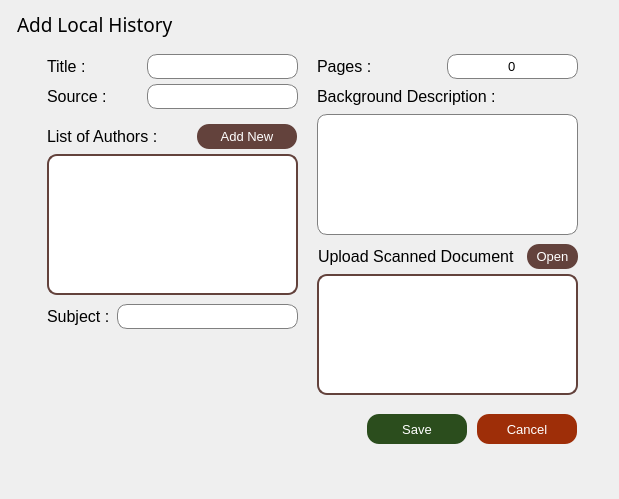
             <widget class="QWidget" name="tab_6">
              <attribute name="title">
               <string>Local History</string>
              </attribute>
              <layout class="QGridLayout" name="gridLayout_7">
               <item row="1" column="2">
                <widget class="QWidget" name="widget_34" native="true"/>
               </item>
               <item row="0" column="1">
                <widget class="QLabel" name="label_50">
                 <property name="maximumSize">
                  <size>
                   <width>16777215</width>
                   <height>30</height>
                  </size>
                 </property>
                 <property name="font">
                  <font>
                   <family>Segoe UI Light</family>
                   <pointsize>14</pointsize>
                  </font>
                 </property>
                 <property name="text">
                  <string>Add Local History</string>
                 </property>
                 <property name="alignment">
                  <set>Qt::AlignLeading|Qt::AlignLeft|Qt::AlignVCenter</set>
                 </property>
                </widget>
               </item>
               <item row="1" column="1">
                <widget class="QWidget" name="widget_25" native="true">
                 <property name="minimumSize">
                  <size>
                   <width>585</width>
                   <height>444</height>
                  </size>
                 </property>
                 <property name="maximumSize">
                  <size>
                   <width>585</width>
                   <height>16777215</height>
                  </size>
                 </property>
                 <widget class="QLabel" name="label_31">
                  <property name="geometry">
                   <rect>
                    <x>30</x>
                    <y>10</y>
                    <width>121</width>
                    <height>25</height>
                   </rect>
                  </property>
                  <property name="minimumSize">
                   <size>
                    <width>0</width>
                    <height>25</height>
                   </size>
                  </property>
                  <property name="maximumSize">
                   <size>
                    <width>16777215</width>
                    <height>25</height>
                   </size>
                  </property>
                  <property name="font">
                   <font>
                    <family>Segoe UI</family>
                    <pointsize>12</pointsize>
                   </font>
                  </property>
                  <property name="styleSheet">
                   <string notr="true"/>
                  </property>
                  <property name="text">
                   <string>Title : </string>
                  </property>
                  <property name="alignment">
                   <set>Qt::AlignLeading|Qt::AlignLeft|Qt::AlignVCenter</set>
                  </property>
                 </widget>
                 <widget class="QLineEdit" name="lochis_title">
                  <property name="geometry">
                   <rect>
                    <x>130</x>
                    <y>10</y>
                    <width>151</width>
                    <height>25</height>
                   </rect>
                  </property>
                  <property name="minimumSize">
                   <size>
                    <width>0</width>
                    <height>25</height>
                   </size>
                  </property>
                  <property name="maximumSize">
                   <size>
                    <width>16777215</width>
                    <height>25</height>
                   </size>
                  </property>
                  <property name="font">
                   <font>
                    <family>Segoe UI</family>
                    <pointsize>10</pointsize>
                    <weight>50</weight>
                    <bold>false</bold>
                   </font>
                  </property>
                  <property name="styleSheet">
                   <string notr="true">background-color: rgb(255, 255, 255);
border : 1 solid gray;
border-radius : 10;</string>
                  </property>
                  <property name="echoMode">
                   <enum>QLineEdit::Normal</enum>
                  </property>
                  <property name="alignment">
                   <set>Qt::AlignCenter</set>
                  </property>
                  <property name="placeholderText">
                   <string/>
                  </property>
                 </widget>
                 <widget class="QLabel" name="label_32">
                  <property name="geometry">
                   <rect>
                    <x>30</x>
                    <y>40</y>
                    <width>101</width>
                    <height>25</height>
                   </rect>
                  </property>
                  <property name="minimumSize">
                   <size>
                    <width>0</width>
                    <height>25</height>
                   </size>
                  </property>
                  <property name="maximumSize">
                   <size>
                    <width>16777215</width>
                    <height>25</height>
                   </size>
                  </property>
                  <property name="font">
                   <font>
                    <family>Segoe UI</family>
                    <pointsize>12</pointsize>
                   </font>
                  </property>
                  <property name="styleSheet">
                   <string notr="true"/>
                  </property>
                  <property name="text">
                   <string>Source : </string>
                  </property>
                  <property name="alignment">
                   <set>Qt::AlignLeading|Qt::AlignLeft|Qt::AlignVCenter</set>
                  </property>
                 </widget>
                 <widget class="QLineEdit" name="lochis_source">
                  <property name="geometry">
                   <rect>
                    <x>130</x>
                    <y>40</y>
                    <width>151</width>
                    <height>25</height>
                   </rect>
                  </property>
                  <property name="minimumSize">
                   <size>
                    <width>0</width>
                    <height>25</height>
                   </size>
                  </property>
                  <property name="maximumSize">
                   <size>
                    <width>16777215</width>
                    <height>25</height>
                   </size>
                  </property>
                  <property name="font">
                   <font>
                    <family>Segoe UI</family>
                    <pointsize>10</pointsize>
                    <weight>50</weight>
                    <bold>false</bold>
                   </font>
                  </property>
                  <property name="styleSheet">
                   <string notr="true">background-color: rgb(255, 255, 255);
border : 1 solid gray;
border-radius : 10;</string>
                  </property>
                  <property name="echoMode">
                   <enum>QLineEdit::Normal</enum>
                  </property>
                  <property name="alignment">
                   <set>Qt::AlignCenter</set>
                  </property>
                  <property name="placeholderText">
                   <string/>
                  </property>
                 </widget>
                 <widget class="QLabel" name="label_33">
                  <property name="geometry">
                   <rect>
                    <x>30</x>
                    <y>80</y>
                    <width>121</width>
                    <height>25</height>
                   </rect>
                  </property>
                  <property name="minimumSize">
                   <size>
                    <width>0</width>
                    <height>25</height>
                   </size>
                  </property>
                  <property name="maximumSize">
                   <size>
                    <width>16777215</width>
                    <height>25</height>
                   </size>
                  </property>
                  <property name="font">
                   <font>
                    <family>Segoe UI</family>
                    <pointsize>12</pointsize>
                   </font>
                  </property>
                  <property name="styleSheet">
                   <string notr="true"/>
                  </property>
                  <property name="text">
                   <string>List of Authors : </string>
                  </property>
                  <property name="alignment">
                   <set>Qt::AlignLeading|Qt::AlignLeft|Qt::AlignVCenter</set>
                  </property>
                 </widget>
                 <widget class="QPushButton" name="lochis_add_author">
                  <property name="geometry">
                   <rect>
                    <x>180</x>
                    <y>80</y>
                    <width>100</width>
                    <height>25</height>
                   </rect>
                  </property>
                  <property name="minimumSize">
                   <size>
                    <width>100</width>
                    <height>25</height>
                   </size>
                  </property>
                  <property name="maximumSize">
                   <size>
                    <width>100</width>
                    <height>25</height>
                   </size>
                  </property>
                  <property name="font">
                   <font>
                    <family>Segoe UI</family>
                    <pointsize>10</pointsize>
                    <weight>50</weight>
                    <bold>false</bold>
                   </font>
                  </property>
                  <property name="styleSheet">
                   <string notr="true">background-color: rgb(99, 66, 60);
border-radius : 12 ;
alternate-background-color: rgb(107, 107, 107);
color: rgb(255, 255, 255);</string>
                  </property>
                  <property name="text">
                   <string>Add New</string>
                  </property>
                 </widget>
                 <widget class="QListWidget" name="lochis_author_list">
                  <property name="geometry">
                   <rect>
                    <x>30</x>
                    <y>110</y>
                    <width>251</width>
                    <height>141</height>
                   </rect>
                  </property>
                  <property name="font">
                   <font>
                    <family>Segoe UI Light</family>
                    <pointsize>10</pointsize>
                    <weight>3</weight>
                    <italic>false</italic>
                    <bold>false</bold>
                   </font>
                  </property>
                  <property name="styleSheet">
                   <string notr="true">background-color: rgb(255, 255, 255);
border : 2 solid rgb(99, 66, 60);
border-radius : 10;
font: 25 10pt &quot;Segoe UI Light&quot;;</string>
                  </property>
                 </widget>
                 <widget class="QLabel" name="label_34">
                  <property name="geometry">
                   <rect>
                    <x>30</x>
                    <y>260</y>
                    <width>121</width>
                    <height>25</height>
                   </rect>
                  </property>
                  <property name="minimumSize">
                   <size>
                    <width>0</width>
                    <height>25</height>
                   </size>
                  </property>
                  <property name="maximumSize">
                   <size>
                    <width>16777215</width>
                    <height>25</height>
                   </size>
                  </property>
                  <property name="font">
                   <font>
                    <family>Segoe UI</family>
                    <pointsize>12</pointsize>
                   </font>
                  </property>
                  <property name="styleSheet">
                   <string notr="true"/>
                  </property>
                  <property name="text">
                   <string>Subject : </string>
                  </property>
                  <property name="alignment">
                   <set>Qt::AlignLeading|Qt::AlignLeft|Qt::AlignVCenter</set>
                  </property>
                 </widget>
                 <widget class="QLineEdit" name="lochis_subject">
                  <property name="geometry">
                   <rect>
                    <x>100</x>
                    <y>260</y>
                    <width>181</width>
                    <height>25</height>
                   </rect>
                  </property>
                  <property name="minimumSize">
                   <size>
                    <width>0</width>
                    <height>25</height>
                   </size>
                  </property>
                  <property name="maximumSize">
                   <size>
                    <width>16777215</width>
                    <height>25</height>
                   </size>
                  </property>
                  <property name="font">
                   <font>
                    <family>Segoe UI</family>
                    <pointsize>10</pointsize>
                    <weight>50</weight>
                    <bold>false</bold>
                   </font>
                  </property>
                  <property name="styleSheet">
                   <string notr="true">background-color: rgb(255, 255, 255);
border : 1 solid gray;
border-radius : 10;</string>
                  </property>
                  <property name="echoMode">
                   <enum>QLineEdit::Normal</enum>
                  </property>
                  <property name="alignment">
                   <set>Qt::AlignCenter</set>
                  </property>
                  <property name="placeholderText">
                   <string/>
                  </property>
                 </widget>
                 <widget class="QLabel" name="label_36">
                  <property name="geometry">
                   <rect>
                    <x>300</x>
                    <y>10</y>
                    <width>111</width>
                    <height>25</height>
                   </rect>
                  </property>
                  <property name="minimumSize">
                   <size>
                    <width>0</width>
                    <height>25</height>
                   </size>
                  </property>
                  <property name="maximumSize">
                   <size>
                    <width>16777215</width>
                    <height>25</height>
                   </size>
                  </property>
                  <property name="font">
                   <font>
                    <family>Segoe UI</family>
                    <pointsize>12</pointsize>
                   </font>
                  </property>
                  <property name="styleSheet">
                   <string notr="true"/>
                  </property>
                  <property name="text">
                   <string>Pages : </string>
                  </property>
                  <property name="alignment">
                   <set>Qt::AlignLeading|Qt::AlignLeft|Qt::AlignVCenter</set>
                  </property>
                 </widget>
                 <widget class="QLineEdit" name="lochis_pages">
                  <property name="geometry">
                   <rect>
                    <x>430</x>
                    <y>10</y>
                    <width>131</width>
                    <height>25</height>
                   </rect>
                  </property>
                  <property name="minimumSize">
                   <size>
                    <width>0</width>
                    <height>25</height>
                   </size>
                  </property>
                  <property name="maximumSize">
                   <size>
                    <width>16777215</width>
                    <height>25</height>
                   </size>
                  </property>
                  <property name="font">
                   <font>
                    <family>Segoe UI</family>
                    <pointsize>10</pointsize>
                    <weight>50</weight>
                    <bold>false</bold>
                   </font>
                  </property>
                  <property name="styleSheet">
                   <string notr="true">background-color: rgb(255, 255, 255);
border : 1 solid gray;
border-radius : 10;</string>
                  </property>
                  <property name="text">
                   <string>0</string>
                  </property>
                  <property name="echoMode">
                   <enum>QLineEdit::Normal</enum>
                  </property>
                  <property name="alignment">
                   <set>Qt::AlignCenter</set>
                  </property>
                  <property name="placeholderText">
                   <string/>
                  </property>
                 </widget>
                 <widget class="QLabel" name="label_38">
                  <property name="geometry">
                   <rect>
                    <x>300</x>
                    <y>40</y>
                    <width>261</width>
                    <height>25</height>
                   </rect>
                  </property>
                  <property name="minimumSize">
                   <size>
                    <width>0</width>
                    <height>25</height>
                   </size>
                  </property>
                  <property name="maximumSize">
                   <size>
                    <width>16777215</width>
                    <height>25</height>
                   </size>
                  </property>
                  <property name="font">
                   <font>
                    <family>Segoe UI</family>
                    <pointsize>12</pointsize>
                   </font>
                  </property>
                  <property name="styleSheet">
                   <string notr="true"/>
                  </property>
                  <property name="text">
                   <string>Background Description : </string>
                  </property>
                  <property name="alignment">
                   <set>Qt::AlignLeading|Qt::AlignLeft|Qt::AlignVCenter</set>
                  </property>
                 </widget>
                 <widget class="QPlainTextEdit" name="lochis_description">
                  <property name="geometry">
                   <rect>
                    <x>300</x>
                    <y>70</y>
                    <width>261</width>
                    <height>121</height>
                   </rect>
                  </property>
                  <property name="font">
                   <font>
                    <family>Segoe UI</family>
                    <pointsize>10</pointsize>
                   </font>
                  </property>
                  <property name="styleSheet">
                   <string notr="true">background-color: rgb(255, 255, 255);
border : 1 solid gray;
border-radius : 10;</string>
                  </property>
                 </widget>
                 <widget class="QPushButton" name="lochis_upload">
                  <property name="geometry">
                   <rect>
                    <x>510</x>
                    <y>200</y>
                    <width>51</width>
                    <height>25</height>
                   </rect>
                  </property>
                  <property name="minimumSize">
                   <size>
                    <width>10</width>
                    <height>25</height>
                   </size>
                  </property>
                  <property name="maximumSize">
                   <size>
                    <width>1000</width>
                    <height>25</height>
                   </size>
                  </property>
                  <property name="font">
                   <font>
                    <family>Segoe UI</family>
                    <pointsize>10</pointsize>
                    <weight>50</weight>
                    <bold>false</bold>
                   </font>
                  </property>
                  <property name="styleSheet">
                   <string notr="true">background-color: rgb(99, 66, 60);
border-radius : 12 ;
alternate-background-color: rgb(107, 107, 107);
color: rgb(255, 255, 255);</string>
                  </property>
                  <property name="text">
                   <string>Open</string>
                  </property>
                 </widget>
                 <widget class="QListWidget" name="lochis_upload_list">
                  <property name="geometry">
                   <rect>
                    <x>300</x>
                    <y>230</y>
                    <width>261</width>
                    <height>121</height>
                   </rect>
                  </property>
                  <property name="font">
                   <font>
                    <family>Segoe UI Light</family>
                    <pointsize>10</pointsize>
                    <weight>3</weight>
                    <italic>false</italic>
                    <bold>false</bold>
                   </font>
                  </property>
                  <property name="styleSheet">
                   <string notr="true">background-color: rgb(255, 255, 255);
border : 2 solid rgb(99, 66, 60);
border-radius : 10;
font: 25 10pt &quot;Segoe UI Light&quot;;</string>
                  </property>
                 </widget>
                 <widget class="QPushButton" name="lochis_save_button">
                  <property name="geometry">
                   <rect>
                    <x>350</x>
                    <y>370</y>
                    <width>100</width>
                    <height>30</height>
                   </rect>
                  </property>
                  <property name="minimumSize">
                   <size>
                    <width>100</width>
                    <height>30</height>
                   </size>
                  </property>
                  <property name="maximumSize">
                   <size>
                    <width>100</width>
                    <height>25</height>
                   </size>
                  </property>
                  <property name="font">
                   <font>
                    <family>Segoe UI</family>
                    <pointsize>10</pointsize>
                    <weight>50</weight>
                    <bold>false</bold>
                   </font>
                  </property>
                  <property name="styleSheet">
                   <string notr="true">background-color: rgb(43, 77, 29);
border-radius : 12 ;
alternate-background-color: rgb(107, 107, 107);
color: rgb(255, 255, 255);</string>
                  </property>
                  <property name="text">
                   <string>Save</string>
                  </property>
                 </widget>
                 <widget class="QPushButton" name="lochis_cancel">
                  <property name="geometry">
                   <rect>
                    <x>460</x>
                    <y>370</y>
                    <width>100</width>
                    <height>30</height>
                   </rect>
                  </property>
                  <property name="minimumSize">
                   <size>
                    <width>100</width>
                    <height>30</height>
                   </size>
                  </property>
                  <property name="maximumSize">
                   <size>
                    <width>100</width>
                    <height>25</height>
                   </size>
                  </property>
                  <property name="font">
                   <font>
                    <family>Segoe UI</family>
                    <pointsize>10</pointsize>
                    <weight>50</weight>
                    <bold>false</bold>
                   </font>
                  </property>
                  <property name="styleSheet">
                   <string notr="true">background-color: rgb(158, 46, 8);
border-radius : 12 ;
alternate-background-color: rgb(107, 107, 107);
color: rgb(255, 255, 255);</string>
                  </property>
                  <property name="text">
                   <string>Cancel</string>
                  </property>
                 </widget>
                 <widget class="QLabel" name="label_41">
                  <property name="geometry">
                   <rect>
                    <x>301</x>
                    <y>200</y>
                    <width>201</width>
                    <height>25</height>
                   </rect>
                  </property>
                  <property name="minimumSize">
                   <size>
                    <width>0</width>
                    <height>25</height>
                   </size>
                  </property>
                  <property name="maximumSize">
                   <size>
                    <width>16777215</width>
                    <height>25</height>
                   </size>
                  </property>
                  <property name="font">
                   <font>
                    <family>Segoe UI</family>
                    <pointsize>12</pointsize>
                   </font>
                  </property>
                  <property name="styleSheet">
                   <string notr="true"/>
                  </property>
                  <property name="text">
                   <string>Upload Scanned Document : </string>
                  </property>
                  <property name="alignment">
                   <set>Qt::AlignLeading|Qt::AlignLeft|Qt::AlignVCenter</set>
                  </property>
                 </widget>
                 <widget class="QWidget" name="widget_33" native="true">
                  <property name="geometry">
                   <rect>
                    <x>20</x>
                    <y>80</y>
                    <width>0</width>
                    <height>392</height>
                   </rect>
                  </property>
                  <property name="maximumSize">
                   <size>
                    <width>40</width>
                    <height>16777215</height>
                   </size>
                  </property>
                  <layout class="QVBoxLayout" name="verticalLayout_13">
                   <property name="spacing">
                    <number>0</number>
                   </property>
                   <property name="leftMargin">
                    <number>0</number>
                   </property>
                   <property name="topMargin">
                    <number>0</number>
                   </property>
                   <property name="rightMargin">
                    <number>0</number>
                   </property>
                   <property name="bottomMargin">
                    <number>0</number>
                   </property>
                  </layout>
                 </widget>
                </widget>
               </item>
               <item row="1" column="0">
                <widget class="QWidget" name="widget_35" native="true">
                 <property name="maximumSize">
                  <size>
                   <width>40</width>
                   <height>16777215</height>
                  </size>
                 </property>
                 <layout class="QVBoxLayout" name="verticalLayout_14">
                  <property name="spacing">
                   <number>0</number>
                  </property>
                  <property name="leftMargin">
                   <number>0</number>
                  </property>
                  <property name="topMargin">
                   <number>0</number>
                  </property>
                  <property name="rightMargin">
                   <number>0</number>
                  </property>
                  <property name="bottomMargin">
                   <number>0</number>
                  </property>
                 </layout>
                </widget>
               </item>
              </layout>
             </widget>
